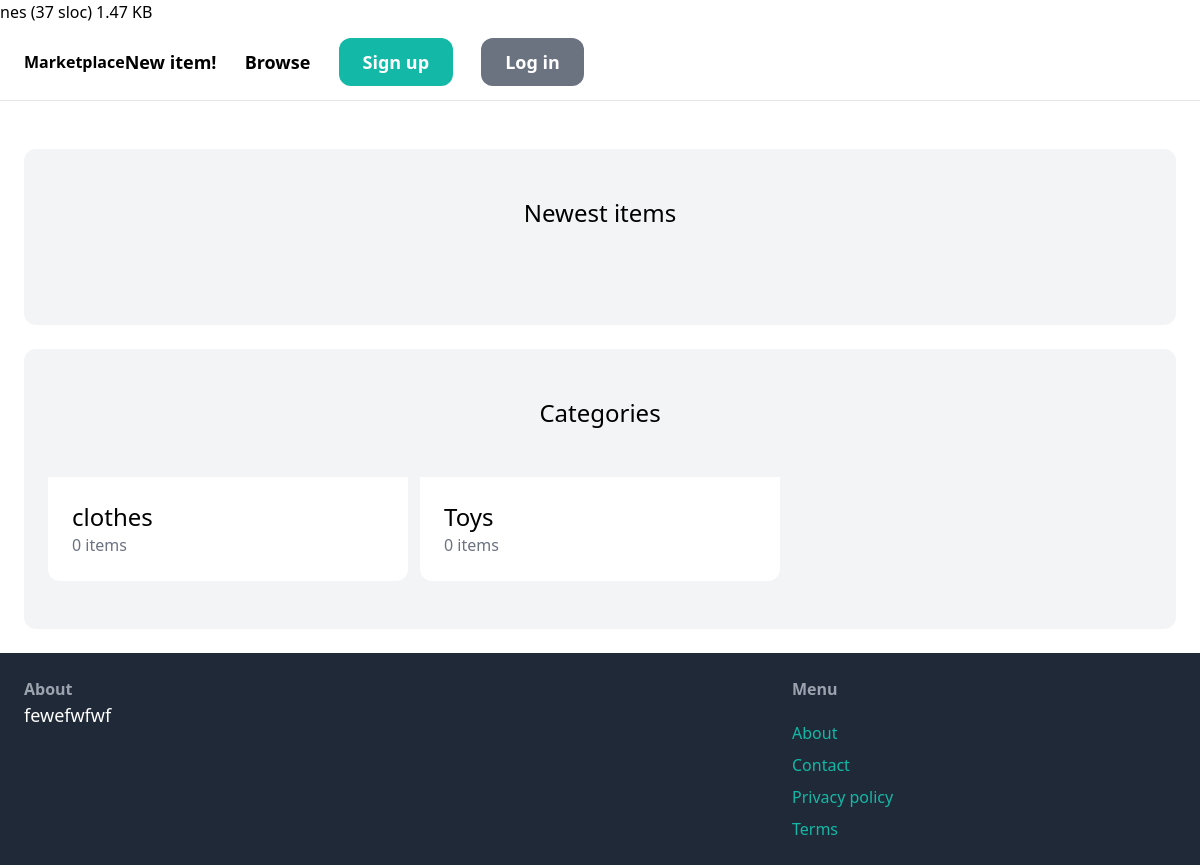
Before: / with the older database file.
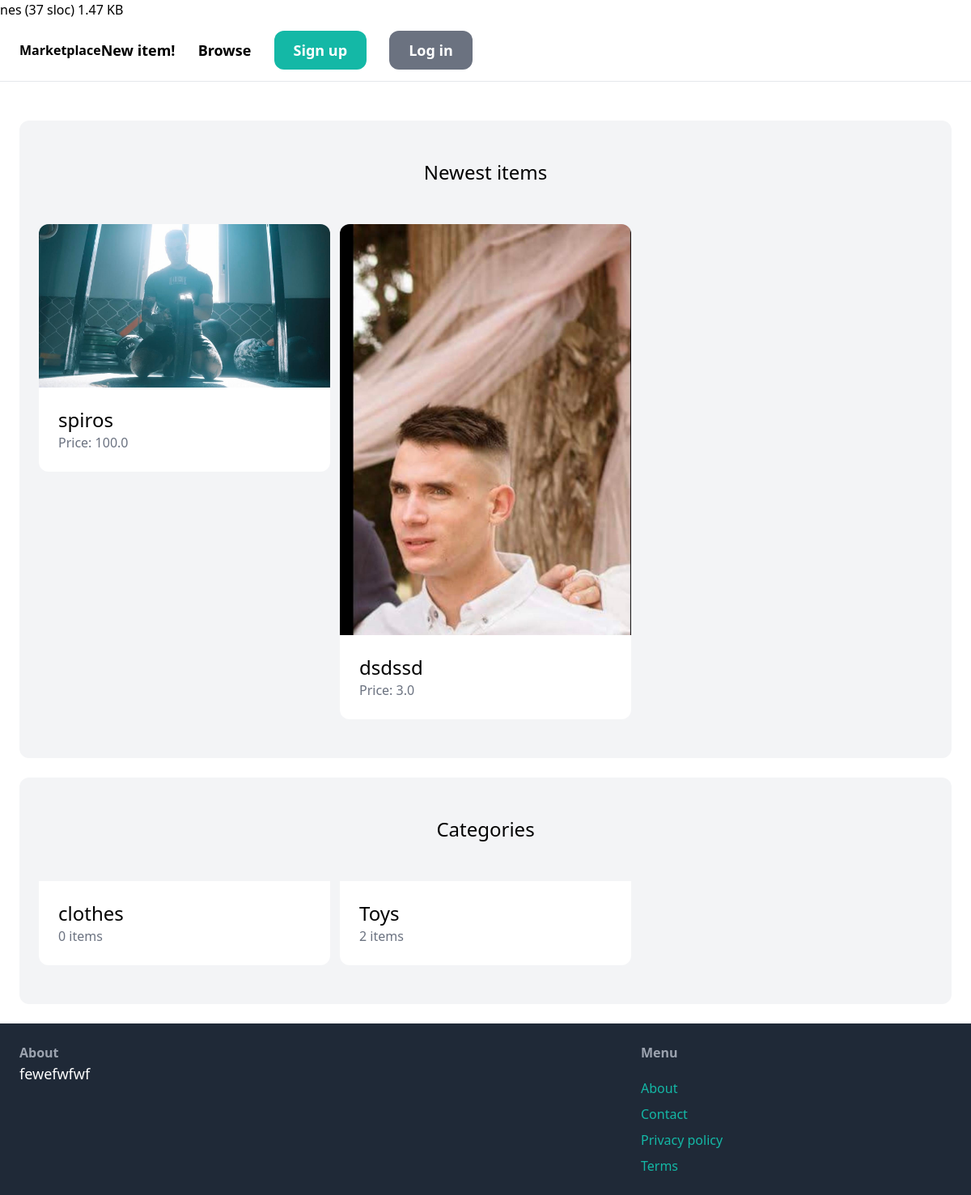
After: the same page with the newer database file.
### item/models.py (models this page shows, shortened)
class Category(models.Model):
    name=models.CharField(max_length=225)

class Item(models.Model):
     category=models.ForeignKey(Category,related_name='items',on_delete=models.CASCADE)
     name=models.CharField(max_length=225)
     description=models.TextField(blank=True,null=True)
     price=models.FloatField()
     image=models.ImageField(upload_to='item_images',blank=True,null=True)
     is_sold=models.BooleanField()
     created_at=models.DateField(auto_now_add=True)
     created_by=models.ForeignKey(User,related_name='items',on_delete=models.CASCADE)

### core/views.py (the view)
# urls.py: path('',views.index,name="index"),
def index(request):
    items=Item.objects.filter(is_sold=False)[0:6]
    categories=Category.objects.all()
    return render(request,'core/index.html',{'items':items,'categories':categories})

### core/templates/core/index.html (shortened to what this page needs)
{% extends 'core/base.html' %}
{% block content %}
    <div class="mt-6 px-6 py-12 bg-gray-100 rounded-xl">
        <h2 class="mb-12 text-2xl text-center">Newest items</h2>
        <div class="grid grid-cols-3 gap-3">
            {% for item in items %}
                <div>
                    <a href="{% url 'item:detail' item.id %}">
                        <div>
                            <img src="{{ item.image.url }}" class="rounded-t-xl">
                        </div>
                        <div class="p-6 bg-white rounded-b-xl">
                            <h2 class="text-2xl">{{ item.name }}</h2>
                            <p class="text-gray-500">Price: {{ item.price }}</p>
                        </div>
                    </a>
                </div>
            {% endfor %}
        </div>
    </div>
    <div class="mt-6 px-6 py-12 bg-gray-100 rounded-xl">
        <h2 class="mb-12 text-2xl text-center">Categories</h2>
        <div class="grid grid-cols-3 gap-3">
            {% for category in categories %}
                <div>
                    <a href="#">
                        <div class="p-6 bg-white rounded-b-xl">
                            <h2 class="text-2xl">{{ category.name }}</h2>
                            <p class="text-gray-500">{{ category.items.count }} items</p>
                        </div>
                    </a>
                </div>
            {% endfor %}
        </div>
    </div>
{% endblock %}

### core/templates/core/base.html (shortened to what this page needs)
<!doctype html>
<html lang="en">
<head>
    <script src="https://cdn.tailwindcss.com"></script>
</head>
<body>
    <nav class="py-6 px-6 flex justife-between items-center border-b border-gray-200">
        <a href="/" class="test-xl font-semibold">Marketplace</a>
        <div class="space-x-6">
            <a href="#" class="text-lg font-semibold hover:text-gray-500">New item!</a>
            <a href="#" class="text-lg font-semibold hover:text-gray-500">Browse</a>
            <a href="#" class="px-6 py-3 text-lg font-semibold bg-teal-500 text-white rounded-xl hover::bg-teal-500">Sign up</a>
            <a href="#" class="px-6 py-3 text-lg font-semibold bg-gray-500 text-white rounded-xl hover::bg-gray-500">Log in</a>
        </div>
    </nav>
    <div class="px-6 py-6">
     {% block content %}
     {% endblock %}
     </div>
     <footer class="py-6 px-6 flex justife-between bg-gray-800">
        <div class="w-2/3 pr-10">
            <h3 class="mb=5 font-semibold text-gray-400">About</h3>
            <p class="text-lg text-white"> fewefwfwf</p>
        </div>
        <div class="w-1/3">
            <h3 class="mb-5 font-semibold text-gray-400">Menu</h3>
            <ul class="space-y-2">
                <li><a href="" class="test-lg text-teal-500 hover:text-teal-700">About</a></li>
                <li><a href="{% url 'contact' %}" class="test-lg text-teal-500 hover:text-teal-700">Contact</a></li>
                <li><a href="" class="test-lg text-teal-500 hover:text-teal-700">Privacy policy</a></li>
                <li><a href="" class="test-lg text-teal-500 hover:text-teal-700">Terms</a></li>
            </ul>
        </div>
     </footer>
</body>
</html>

Changed rows visible on the page:
added Item: image (picture), name "spiros", price "100.0"
added Item: image (picture), name "dsdssd", price "3.0"
computed for Category "Toys": items.count "0" → "2"
